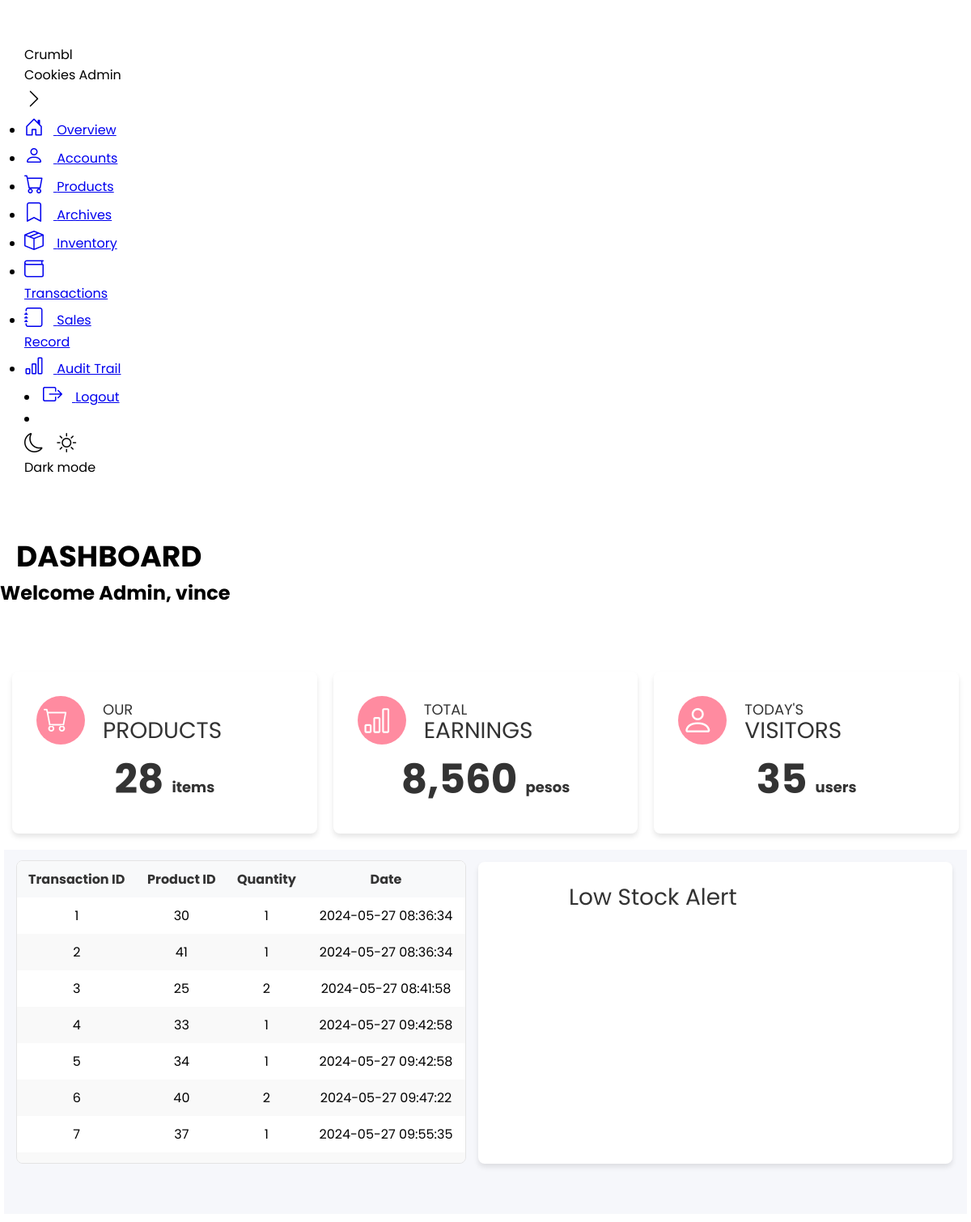
Page /admin-overview.php (signed in) on the committed database.
### tables this page shows
CREATE TABLE `transaction_table` (
  `transaction_id` int(11) NOT NULL AUTO_INCREMENT,
  `product_id` int(11) NOT NULL,
  `quantity_sold` int(11) NOT NULL,
  `reference_number` varchar(45) NOT NULL,
  `receipt_number` varchar(45) NOT NULL,
  `status` enum('Paid','Pending') NOT NULL,
  `transaction_date` datetime NOT NULL,
  PRIMARY KEY (`transaction_id`),
  KEY `product_id` (`product_id`),
  CONSTRAINT `product_id` FOREIGN KEY (`product_id`) REFERENCES `product_table` (`product_id`) ON DELETE NO ACTION ON UPDATE NO ACTION
);

### admin-overview.php (the view, shortened to what this page needs)
<!DOCTYPE html>
<html lang="en">
<head>
  <link rel="stylesheet" href="style.css">
  <link href="https://cdnjs.cloudflare.com/ajax/libs/bootstrap-icons/1.8.3/font/bootstrap-icons.min.css" rel="stylesheet">
</head>
<body>
<?php
    $fullname = $_SESSION['full_name'];
    $type = $_SESSION['role'];
?>
<nav class="sidebar close">
    <header>
      <div class="image-text">
        <div class="text logo-text">
          <span class="name">Crumbl Cookies</span>
          <span class="profession">Admin</span>
        </div>
      </div>
      <i class="bi bi-chevron-right toggle"></i>
    </header>
    <div class="menu-bar">
      <div class="menu">
        <ul class="menu-links">
          <li class="nav-link">
            <a href="admin-overview.php">
              <i class="bi bi-house-door icon"></i>
              <span class="text nav-text">Overview</span>
            </a>
          </li>
          <li class="nav-link">
            <a href="accounts.php">
              <i class="bi bi-person icon"></i>
              <span class="text nav-text">Accounts</span>
            </a>
          </li>
          <li class="nav-link">
            <a href="products.php">
              <i class="bi bi-cart icon"></i>
              <span class="text nav-text">Products</span>
            </a>
          </li>
          <li class="nav-link">
            <a href="archives.php">
              <i class="bi bi-bookmark icon"></i>
              <span class="text nav-text">Archives</span>
            </a>
          </li>
          <li class="nav-link">
            <a href="inventory.php">
              <i class="bi bi-box-seam icon"></i>
              <span class="text nav-text">Inventory</span>
            </a>
          </li>
          <li class="nav-link">
            <a href="transactions.php">
              <i class="bi bi-wallet icon"></i>
              <span class="text nav-text">Transactions</span>
            </a>
          </li>
          <li class="nav-link">
            <a href="salesrecord.php">
              <i class="bi bi-journal icon"></i>
              <span class="text nav-text">Sales Record</span>
            </a>
          </li>
          <li class="nav-link">
            <a href="audittrail.php">
              <i class="bi bi-bar-chart icon"></i>
              <span class="text nav-text">Audit Trail</span>
            </a>
          </li>
        </ul>
      </div>
      <div class="bottom-content">
        <li>
          <a href="logout.php">
            <i class="bi bi-box-arrow-right icon"></i>
            <span class="text nav-text">Logout</span>
          </a>
        </li>
        <li class="mode">
          <div class="sun-moon">
            <i class="bi bi-moon icon moon"></i>
            <i class="bi bi-sun icon sun"></i>
          </div>
          <span class="mode-text text">Dark mode</span>
        </li>
      </div>
    </div>
  </nav>
  <section class="home">
  <div class="text">
    <div class="dashboard-text">DASHBOARD</div>
    <h1> Welcome <?php echo $type.", ".$fullname ?> </h1>
  </div>
  <div class="top-container">
  <div class="top-box">
  <div class="circle">
    <i class="bi bi-cart" style="color: #fff; font-size: 30px; margin-top: 2px; margin-left: 0px;"></i>
  </div>
  <div class="product-text">
    <span class="small-text">OUR</span><br>
    <span class="large-text">PRODUCTS</span>
  </div>
  <div class="product-number">
    <div class="number">28</div>
    <span class="item-text">items</span>
  </div>
</div>
    <div class="top-box">
    <div class="circle">
    <i class="bi bi-bar-chart" style="color: #fff; font-size: 35px; margin-top: 2px; margin-left: 0px;"></i>
  </div>
  <div class="product-text">
    <span class="small-text">TOTAL</span><br>
    <span class="large-text">EARNINGS</span>
  </div>
  <div class="product-number">
    <div class="number">8,560</div>
    <span class="item-text">pesos</span>
  </div>
    </div>
    <div class="top-box">
    <div class="circle">
    <i class="bi bi-person" style="color: #fff; font-size: 40px; margin-top: 2px; margin-left: 0px;"></i>
  </div>
  <div class="product-text">
    <span class="small-text">TODAY'S</span><br>
    <span class="large-text">VISITORS</span>
  </div>
  <div class="product-number">
    <div class="number">35</div>
    <span class="item-text">users</span>
  </div>
    </div>
  </div>
  <div class="middle-container">
  <div class="table-container">
    <?php
      include "dbconnect.php";
      $selectsql = "SELECT * FROM inven_sales";
      if (isset($_POST['search']) && $_POST['search'] != NULL) {
        $searchinput = $_POST['search'];
        $selectsql = "SELECT * FROM transaction_table WHERE transaction_id LIKE '%$searchinput%' OR product_id LIKE '%$searchinput%' OR transaction_date LIKE '%$searchinput%'";
      } else {
        $selectsql = "SELECT * FROM transaction_table";
      }
      $result = $conn->query($selectsql);
      if ($result->num_rows > 0) {
        echo "<div class='table' id='transaction_table'>";
        echo "<div class='table__body'>";
        echo "<table>";
        echo "<thead>";
        echo "<tr>";
        echo "<th>Transaction ID</th>";
        echo "<th>Product ID</th>";
        echo "<th>Quantity</th>";
        echo "<th>Date</span></th>";
        echo "</tr>";
        echo "</thead>";
        echo "<tbody>";
        foreach ($result as $fielddata) {
          echo "<tr>";
          echo "<td>" . $fielddata['transaction_id'] . "</td>";
          echo "<td>" . $fielddata['product_id'] . "</td>";
          echo "<td>" . $fielddata['quantity_sold'] . "</td>";
          echo "<td>" . $fielddata['transaction_date'] . "</td>";
          echo "</tr>";
        }
        echo "</tbody>";
        echo "</table>";
        echo "</div>";
        echo "</div>";
      } else {
        echo "<p>No records found</p>";
      }
    ?>
  </div>
<div class="stock-container">
    <div class="product-text">Low Stock Alert</div>
    </div>
</div>
</section>
</body>
</html>

### style.css (style rules this page uses)
* { margin: 0; padding: 0; box-sizing: border-box; font-family: "Poppins", sans-serif; }
:root { --tran-03: all 0.2s ease; --tran-03: all 0.3s ease; --tran-04: all 0.3s ease; --tran-05: all 0.3s ease; --body-font: "Poppins", sans-serif; --theme-bg: #f6f7fb; --body-color: #333; --button-bg: #fdfbff; --border-color: #000; --delay: 0s; }
html { -webkit-font-smoothing: antialiased; }
.sidebar { width: 15%; height: 100%; padding: 30px; display: flex; flex-direction: column; flex-shrink: 0; transition-duration: 0.2s; overflow-y: auto; overflow-x: hidden; }
.bi { font-size: 1.5rem; margin-right: 0.75rem; }
.circle { position: absolute; top: 30px; left: 30px; height: 60px; width: 60px; background: #ff8ba0; color: #fff; font-size: 1.2rem; border-radius: 50%; display: flex; justify-content: center; align-items: center; }
.small-text { font-size: 18px; font-weight: 400; color: #333; line-height: 0.1rem; }
.large-text { font-size: 28px; font-weight: 600; color: #333; margin-top: 5px; }
.product-number { display: inline-flex; align-items: center; justify-content: center; margin: 10px; }
.number { font-size: 50px; font-weight: bold; color: #333; margin: 0; padding-right: 10px; text-align: right; line-height: 1; margin-top: 10px; }
.item-text { font-size: 18px; color: #333; margin: 0; margin-top: 30px; }
* { margin: 0; padding: 0; box-sizing: border-box; }
.table__body { width: 95%; max-height: calc(89% - 1.6rem); background-color: #ffffff; border: 1px solid #e4e4e4; margin: 0.8rem auto; border-radius: 8px; overflow: auto; }
table { width: 100%; border-collapse: collapse; }
thead th { padding: 1rem; position: sticky; top: 0; background-color: #f8f9fa; cursor: pointer; text-transform: capitalize; color: #343a40; z-index: 2; transition: background-color 0.3s ease, color 0.3s ease; }
tbody tr:nth-child(even) { background-color: #f8f9fa; }
tbody tr td { padding: 1rem; transition: background-color 0.2s ease; }

### admin-overview.php (style rules this page uses)
.top-container, .bottom-container { width: calc(100% - 10px); display: flex; justify-content: center; margin: 10px auto; flex: 1; }
.top-container { margin-top: 70px; }
.middle-container { width: calc(100% - 10px); background-color: #f6f7fb; max-width: 1600px; margin: 10px auto; display: flex; justify-content: center; flex: 1; }
.top-box { width: 450px; height: 200px; border-radius: 8px; }
.stock-container { width: 706px; margin-right: 18px; height: 373px; border-radius: 8px; margin-top: 15px; padding: 0; justify-content: left; }
.top-box { position: relative; background: white; font-size: 32px; font-weight: 700; text-align: center; box-shadow: 0 4px 6px rgba(0, 0, 0, 0.1); }
.stock-container { background-color: white; font-size: 32px; font-weight: 700; text-align: center; box-shadow: 0 4px 6px rgba(0, 0, 0, 0.1); }
.top-box, .middle-box { border-radius: 8px; margin: 10px; }
.top-box, .middle-box, .stock-container { transition: transform 0.3s ease-out, background-color 0.3s ease-out; }
.dashboard-text { font-size: 36px; font-weight: bold; color: var(--text-color); margin-top: 40px; margin-left: 20px; }
.circle { position: absolute; top: 30px; left: 30px; height: 60px; width: 60px; background: #ff8ba0; color: #fff; font-size: 1.2rem; border-radius: 50%; display: flex; justify-content: center; align-items: center; }
.product-text { font-size: 28px; font-weight: 400; color: #333; margin-left: 7rem; margin-top: 30px; line-height: 1.8rem; text-align: left; }
.small-text { font-size: 18px; font-weight: 400; color: #333; }
.large-text { font-size: 28px; font-weight: 400; color: #333; margin-top: 5px; }
.product-number { display: inline-flex; align-items: center; justify-content: center; margin: 10px; }
.number { font-size: 50px; font-weight: bold; color: #333; margin: 0; padding-right: 10px; text-align: right; line-height: 1; margin-top: 10px; }
.item-text { font-size: 18px; color: #333; margin: 0; margin-top: 30px; }
.table-container { width: 706px; max-width: 900px; height: auto; max-height: 450px; display: flex; margin: 0; padding: 0; }
.table { width: 100%; border-collapse: collapse; }
.table th, .table td { padding: 10px; text-align: center; }
.table th { color: #333; }
.table tbody tr:nth-child(even) { background-color: #f9f9f9; }

### rows in the picture
transaction_table: transaction_id "1", product "30", quantity_sold "1", transaction_date "2024-05-27 08:36:34"
transaction_table: transaction_id "2", product "41", quantity_sold "1", transaction_date "2024-05-27 08:36:34"
transaction_table: transaction_id "3", product "25", quantity_sold "2", transaction_date "2024-05-27 08:41:58"
transaction_table: transaction_id "4", product "33", quantity_sold "1", transaction_date "2024-05-27 09:42:58"
transaction_table: transaction_id "5", product "34", quantity_sold "1", transaction_date "2024-05-27 09:42:58"
transaction_table: transaction_id "6", product "40", quantity_sold "2", transaction_date "2024-05-27 09:47:22"
transaction_table: transaction_id "7", product "37", quantity_sold "1", transaction_date "2024-05-27 09:55:35"

### other values in the picture
$type "Admin"
$fullname "vince"
